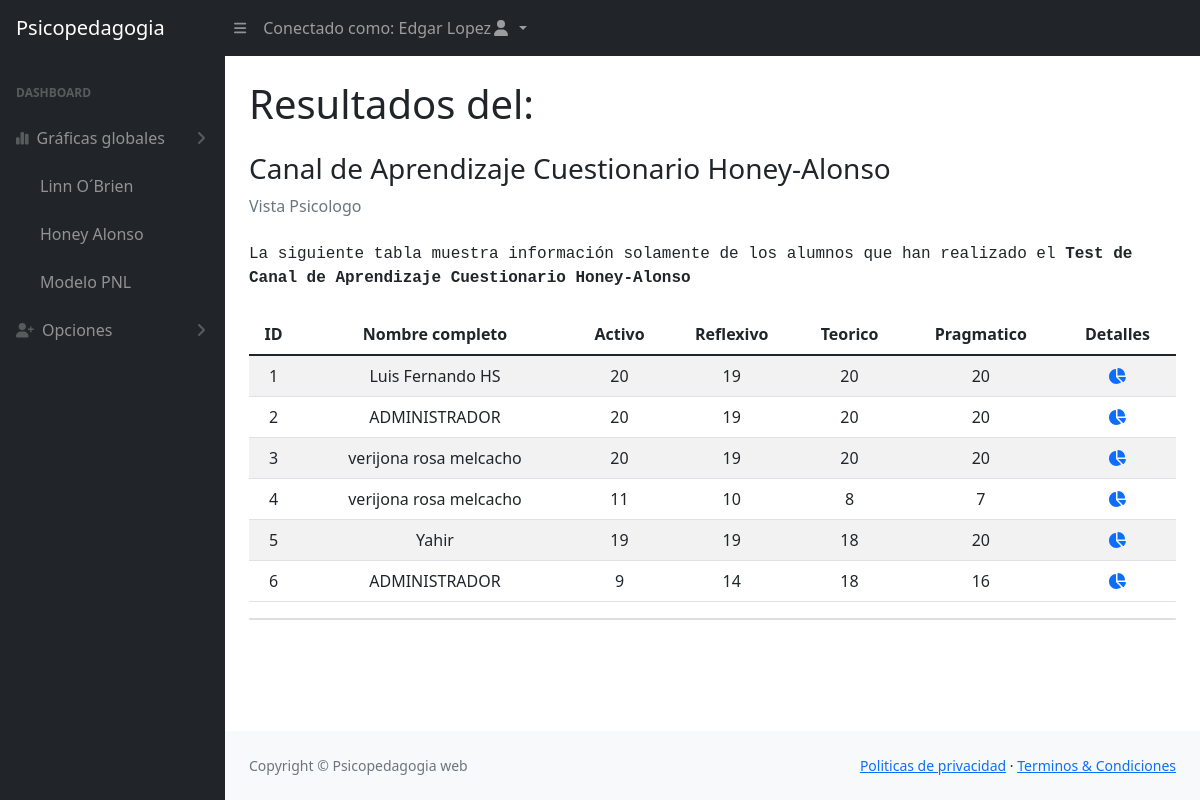
/psic/ver_test3.php (signed in), run on the app's committed database.
### tables this page shows
CREATE TABLE `honey` (
  `id` int(11) NOT NULL,
  `nombre` varchar(255) NOT NULL,
  `p1` tinyint(1) NOT NULL,
  `p2` tinyint(1) NOT NULL,
  `p3` tinyint(1) NOT NULL,
  `p4` tinyint(1) NOT NULL,
  `p5` tinyint(1) NOT NULL,
  `p6` tinyint(1) NOT NULL,
  `p7` tinyint(1) NOT NULL,
  `p8` tinyint(1) NOT NULL,
  `p9` tinyint(1) NOT NULL,
  `p10` tinyint(1) NOT NULL,
  `p11` tinyint(1) NOT NULL,
  `p12` tinyint(1) NOT NULL,
  `p13` tinyint(1) NOT NULL,
  `p14` tinyint(1) NOT NULL,
  `p15` tinyint(1) NOT NULL,
  `p16` tinyint(1) NOT NULL,
  `p17` tinyint(1) NOT NULL,
  `p18` tinyint(1) NOT NULL,
  `p19` tinyint(1) NOT NULL,
  `p20` tinyint(1) NOT NULL,
  `p21` tinyint(1) NOT NULL,
  `p22` tinyint(1) NOT NULL,
  `p23` tinyint(1) NOT NULL,
  `p24` tinyint(1) NOT NULL,
  `p25` tinyint(1) NOT NULL,
  `p26` tinyint(1) NOT NULL,
  `p27` tinyint(1) NOT NULL,
  `p28` tinyint(1) NOT NULL,
  `p29` tinyint(1) NOT NULL,
  `p30` tinyint(1) NOT NULL,
  `p31` tinyint(1) NOT NULL,
  `p32` tinyint(1) NOT NULL,
  `p33` tinyint(1) NOT NULL,
  `p34` tinyint(1) NOT NULL,
  `p35` tinyint(1) NOT NULL,
  `p36` tinyint(1) NOT NULL,
  `p37` tinyint(1) NOT NULL,
  `p38` tinyint(1) NOT NULL,
  `p39` tinyint(1) NOT NULL,
  `p40` tinyint(1) NOT NULL,
  `p41` tinyint(1) NOT NULL,
  `p42` tinyint(1) NOT NULL,
  `p43` tinyint(1) NOT NULL,
  `p44` tinyint(1) NOT NULL,
  `p45` tinyint(1) NOT NULL,
  `p46` tinyint(1) NOT NULL,
  `p47` tinyint(1) NOT NULL,
  `p48` tinyint(1) NOT NULL,
  `p49` tinyint(1) NOT NULL,
  `p50` tinyint(1) NOT NULL,
  `p51` tinyint(1) NOT NULL,
  `p52` tinyint(1) NOT NULL,
  `p53` tinyint(1) NOT NULL,
  `p54` tinyint(1) NOT NULL,
  `p55` tinyint(1) NOT NULL,
  `p56` tinyint(1) NOT NULL,
  `p57` tinyint(1) NOT NULL,
  `p58` tinyint(1) NOT NULL,
  `p59` tinyint(1) NOT NULL,
  `p60` tinyint(1) NOT NULL,
  `p61` tinyint(1) NOT NULL,
  `p62` tinyint(1) NOT NULL,
  `p63` tinyint(1) NOT NULL,
  `p64` tinyint(1) NOT NULL,
  `p65` tinyint(1) NOT NULL,
  `p66` tinyint(1) NOT NULL,
  `p67` tinyint(1) NOT NULL,
  `p68` tinyint(1) NOT NULL,
  `p69` tinyint(1) NOT NULL,
  `p70` tinyint(1) NOT NULL,
  `p71` tinyint(1) NOT NULL,
  `p72` tinyint(1) NOT NULL,
  `p73` tinyint(1) NOT NULL,
  `p74` tinyint(1) NOT NULL,
  `p75` tinyint(1) NOT NULL,
  `p76` tinyint(1) NOT NULL,
  `p77` tinyint(1) NOT NULL,
  `p78` tinyint(1) NOT NULL,
  `p79` tinyint(1) NOT NULL,
  `p80` tinyint(1) NOT NULL
);

### psic/ver_test3.php (the view, shortened to what this page needs)
<!DOCTYPE html>
<html lang="es">
    <head>
		<link href="css/styles.css" rel="stylesheet" />
		<link rel="stylesheet" href="https://cdnjs.cloudflare.com/ajax/libs/bootstrap/5.1.3/css/bootstrap.min.css">
    </head>
    <body class="sb-nav-fixed">
        <nav class="sb-topnav navbar navbar-expand navbar-dark bg-dark">
            <a class="navbar-brand ps-3" href="dash_psic.php">Psicopedagogia</a>
            <button class="btn btn-link btn-sm order-1 order-lg-0 me-4 me-lg-0" id="sidebarToggle" href="#!"><i class="fas fa-bars"></i></button>
            <ul class="navbar-nav ml-auto ms-md-0 me-3 me-lg-4">
                <li class="nav-item dropdown">
                    <a class="nav-link dropdown-toggle" id="navbarDropdown" href="#" role="button" data-bs-toggle="dropdown" aria-expanded="false">Conectado como: <?php echo ($_SESSION['nombre']);?><i class="fas fa-user fa-fw"></i>
                    </a>
                </li>
            </ul>
        </nav>
        <div id="layoutSidenav">
            <div id="layoutSidenav_nav">
                <nav class="sb-sidenav accordion sb-sidenav-dark" id="sidenavAccordion">
                    <div class="sb-sidenav-menu">
                        <div class="nav">
                            <div class="sb-sidenav-menu-heading">Dashboard</div>
                            <a class="nav-link collapsed" href="#" data-bs-toggle="collapse" data-bs-target="#collapseLayouts" aria-expanded="false" aria-controls="collapseLayouts">
                                <div class="sb-nav-link-icon"><i class="fa-solid fa-chart-simple"></i></div>
                                Gráficas globales
                                <div class="sb-sidenav-collapse-arrow"><i class="fas fa-angle-down"></i></div>
                            </a>
                            <div class="collapse show" id="collapseLayouts" aria-labelledby="headingOne" data-bs-parent="#sidenavAccordion">
                                <nav class="sb-sidenav-menu-nested nav">
                                    <a class="nav-link" href="ver_alumnos_test1global.php">Linn O´Brien</a>
                                    <a class="nav-link" href="honey-test3.php">Honey Alonso</a>
                                    <a class="nav-link" href="pnl_test2.php">Modelo PNL</a>
                                </nav>
                            </div>
                            <a class="nav-link collapsed" href="#" data-bs-toggle="collapse" data-bs-target="#collapseLayouts" aria-expanded="false" aria-controls="collapseLayouts">
                                <div class="sb-nav-link-icon"><i class="fa-solid fa-user-plus"></i></div>
                                Opciones
                                <div class="sb-sidenav-collapse-arrow"><i class="fas fa-angle-down"></i></div>
                            </a>
                        </div>
                    </div>
                </nav>
            </div>
            <div id="layoutSidenav_content">
                <main>
                    <div class="container-fluid px-4">
                        <h1 class="mt-4">Resultados del:</h1>
                        <h3 class="mt-4">Canal de Aprendizaje Cuestionario Honey-Alonso</h3>
                        <ol class="breadcrumb mb-4">
                            <li class="breadcrumb-item active">Vista Psicologo</li>
                        </ol>
                        <div class="row">
                        <div class="container">
                        <table class="table table-striped text-center">
                            <div class="font-monospace">La siguiente tabla muestra información solamente de los alumnos que han realizado el <strong>Test de Canal de Aprendizaje Cuestionario Honey-Alonso</strong></div>
                            <br>
                                <thead class="thead-dark">
                                    <tr>
                                        <th>ID</th>
                                        <th>Nombre completo</th>
                                        <th>Activo</th>
                                        <th>Reflexivo</th>
                                        <th>Teorico</th>
                                        <th>Pragmatico</th>
                                        <th>Detalles</th>
                                    </tr>
                                </thead>
                                <tbody>
                                    <?php
                                    require_once('../config.php');
                                    $con = new mysqli($hostname, $username, $password, $dbname);
                                    $sql = "SELECT * FROM honey";
                                    $result = $con->query($sql);
                                    mysqli_data_seek($result, 0);
                                    while ($mostrar = mysqli_fetch_array($result)) {
                                        $activoSum = $mostrar['p3'] + $mostrar['p5'] + $mostrar['p7'] + $mostrar['p9'] + $mostrar['p13'] + $mostrar['p20'] + $mostrar['p26'] + $mostrar['p27'] + $mostrar['p35'] + $mostrar['p37'] + $mostrar['p41'] + $mostrar['p43'] + $mostrar['p46'] + $mostrar['p48'] + $mostrar['p51'] + $mostrar['p61'] + $mostrar['p67'] + $mostrar['p74'] + $mostrar['p75'] + $mostrar['p77'];
                                        $reflexivoSum = $mostrar['p10'] + $mostrar['p16'] + $mostrar['p18'] + $mostrar['p19'] + $mostrar['p28'] + $mostrar['p31'] + $mostrar['p32'] + $mostrar['p34'] + $mostrar['p36'] + $mostrar['p42'] + $mostrar['p44'] + $mostrar['p49']+ $mostrar['p55'] + $mostrar['p58'] + $mostrar['p63'] + $mostrar['p65'] + $mostrar['p69'] + $mostrar['p70'] + $mostrar['p79'];
                                        $teoricoSum = $mostrar['p2'] + $mostrar['p4'] + $mostrar['p6'] + $mostrar['p11'] + $mostrar['p15'] + $mostrar['p17'] + $mostrar['p21'] + $mostrar['p23'] + $mostrar['p25'] + $mostrar['p29'] + $mostrar['p33'] + $mostrar['p45'] + $mostrar['p50'] + $mostrar['p54'] + $mostrar['p60'] + $mostrar['p64'] + $mostrar['p66'] + $mostrar['p71'] + $mostrar['p78'] + $mostrar['p80'];
                                        $pragmaticoSum = $mostrar['p1'] + $mostrar['p8'] + $mostrar['p12'] + $mostrar['p14'] + $mostrar['p22'] + $mostrar['p24'] + $mostrar['p30'] + $mostrar['p38'] + $mostrar['p40'] + $mostrar['p47'] + $mostrar['p52'] + $mostrar['p53'] + $mostrar['p56'] + $mostrar['p57'] + $mostrar['p59'] + $mostrar['p62'] + $mostrar['p68'] + $mostrar['p72'] + $mostrar['p73'] + $mostrar['p76'];
                                        ?>
                                        <tr>
                                            <td><?php echo $mostrar['id'] ?></td>
                                            <td><?php echo $mostrar['nombre'] ?></td>
                                            <td><?php echo $activoSum; ?></td>
                                            <td><?php echo $reflexivoSum; ?></td>
                                            <td><?php echo $teoricoSum; ?></td>
                                            <td><?php echo $pragmaticoSum; ?></td>
                                            <td>
                                                <a href="#" data-bs-toggle="modal" data-bs-target="#recordModal<?php echo $mostrar['id']; ?>">
                                                    <i class="fas fa-chart-pie"></i>
                                                </a>
                                            </td>
                                        </tr>
                                        <?php
                                    }
                                    ?>
                                </tbody>
                            </table>
                        </div>
                        </div>
                        <div class="card mb-4">
                        </div>
                    </div>
                </main>
                <footer class="py-4 bg-light mt-auto">
                    <div class="container-fluid px-4">
                        <div class="d-flex align-items-center justify-content-between small">
                            <div class="text-muted">Copyright &copy; Psicopedagogia web</div>
                            <div>
                                <a href="#">Politicas de privacidad</a>
                                &middot;
                                <a href="#">Terminos &amp; Condiciones</a>
                            </div>
                        </div>
                    </div>
                </footer>
            </div>
        </div>
    </body>
</html>

### data on the page
honey: id "1", nombre "Luis Fernando HS", activoSum "20", reflexivoSum "19", teoricoSum "20", pragmaticoSum "20"
honey: id "2", nombre "ADMINISTRADOR", activoSum "20", reflexivoSum "19", teoricoSum "20", pragmaticoSum "20"
honey: id "3", nombre "verijona rosa melcacho", activoSum "20", reflexivoSum "19", teoricoSum "20", pragmaticoSum "20"
honey: id "4", nombre "verijona rosa melcacho", activoSum "11", reflexivoSum "10", teoricoSum "8", pragmaticoSum "7"
honey: id "5", nombre "Yahir", activoSum "19", reflexivoSum "19", teoricoSum "18", pragmaticoSum "20"
honey: id "6", nombre "ADMINISTRADOR", activoSum "9", reflexivoSum "14", teoricoSum "18", pragmaticoSum "16"

### other printed values
$_SESSION['nombre'] "Edgar Lopez"
